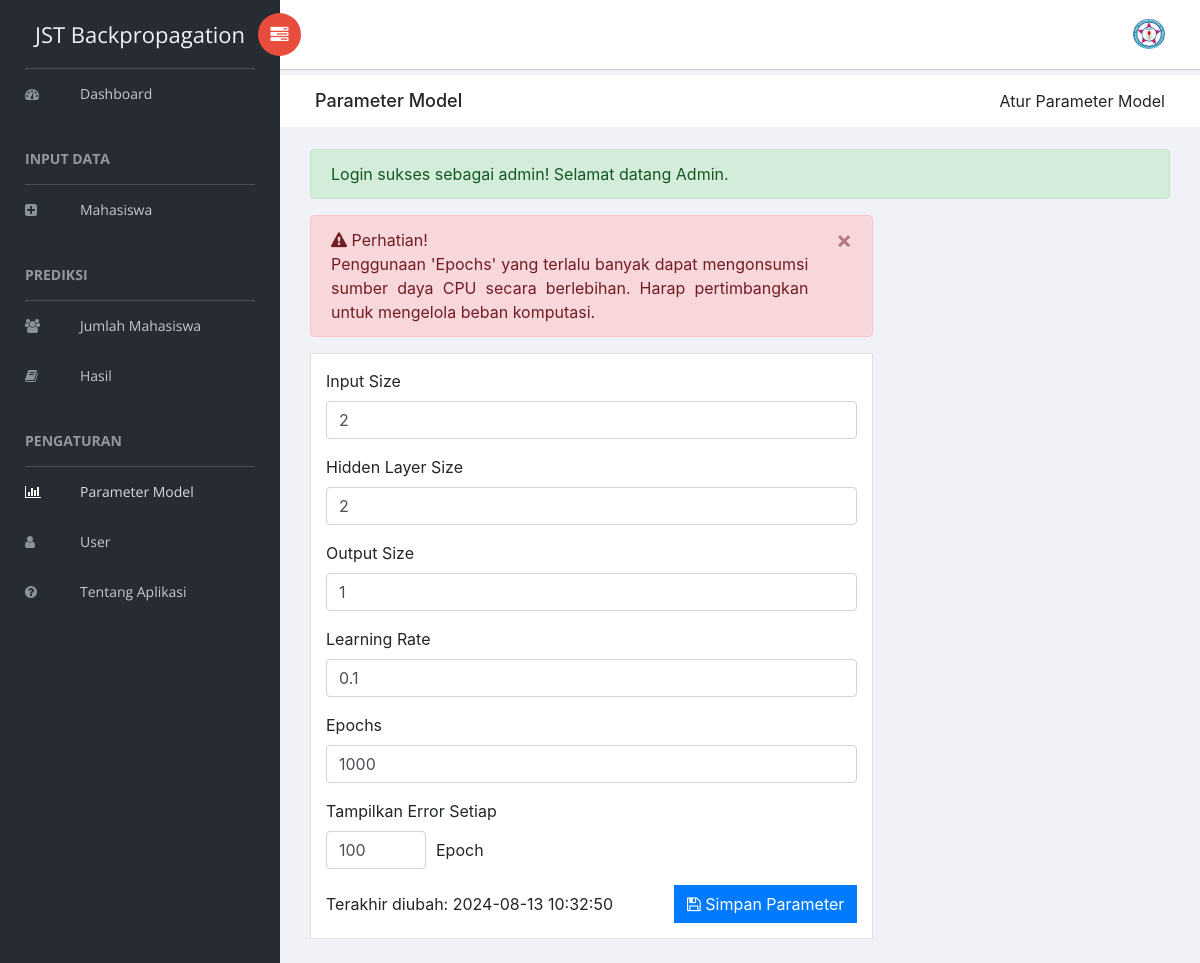
/parameterModel.php (signed in), run on the app's committed database.
### tables this page shows
CREATE TABLE `parameter_model` (
  `id` int(11) NOT NULL,
  `inputSize` int(11) DEFAULT NULL,
  `hiddenLayerSize` int(11) DEFAULT NULL,
  `outputSize` int(11) DEFAULT NULL,
  `learningRate` float DEFAULT NULL,
  `epochs` int(11) DEFAULT NULL,
  `iterasiError` int(11) DEFAULT NULL,
  `modified_at` timestamp NOT NULL DEFAULT current_timestamp() ON UPDATE current_timestamp()
);

### parameterModel.php (the view, shortened to what this page needs)
<?php
include 'dbKoneksi.php';
$sql = "SELECT * FROM parameter_model WHERE id = 1";
$result = $conn->query($sql);
if ($result->num_rows > 0) {
    $row = $result->fetch_assoc();
    $inputSize = $row['inputSize'];
    $hiddenLayerSize = $row['hiddenLayerSize'];
    $outputSize = $row['outputSize'];
    $learningRate = $row['learningRate'];
    $epochs = $row['epochs'];
    $iterasiError = $row['iterasiError'];
    $modified = $row['modified_at'];
}
?>
<!doctype html>
<html class="no-js" lang="en">
<head>
    <link rel="stylesheet" href="vendors/bootstrap/dist/css/bootstrap.min.css">
    <link rel="stylesheet" href="vendors/font-awesome/css/font-awesome.min.css">
    <link rel="stylesheet" href="vendors/themify-icons/css/themify-icons.css">
    <link rel="stylesheet" href="vendors/flag-icon-css/css/flag-icon.min.css">
    <link rel="stylesheet" href="vendors/selectFX/css/cs-skin-elastic.css">
    <link rel="stylesheet" href="assets/css/style.css">
</head>
<body>
    <?php include 'sidebar.php'; ?>
    <div id="right-panel" class="right-panel">
        <?php include 'header.php'; ?>
        <div class="breadcrumbs">
            <div class="col-sm-4">
                <div class="page-header float-left">
                    <div class="page-title">
                        <h1>Parameter Model</h1>
                    </div>
                </div>
            </div>
            <div class="col-sm-8">
                <div class="page-header float-right">
                    <div class="page-title">
                        <ol class="breadcrumb text-right">
                            <li class="active">Atur Parameter Model</li>
                        </ol>
                    </div>
                </div>
            </div>
        </div>
        <div class="content mt-3">
            <div class="col-lg-12">
                <?php if (isset($_SESSION['success'])) : ?>
                    <div class="alert alert-success" role="alert">
                        <?php
                        echo $_SESSION['success'];
                        ?>
                    </div>
                <?php endif; ?>
            </div>
            <div class="col-lg-8">
                <div class="sufee-alert alert with-close alert-danger alert-dismissible fade show" role="alert" style="text-align: justify;">
                    <i class="fa fa-exclamation-triangle"></i>
                    Perhatian!<br>Penggunaan 'Epochs' yang terlalu banyak dapat mengonsumsi sumber daya CPU secara berlebihan. Harap pertimbangkan untuk mengelola beban komputasi.
                    <button type="button" class="close" data-dismiss="alert" aria-label="Close">
                        <span aria-hidden="true">×</span>
                    </button>
                </div>
            </div>
            <div class="col-lg-8">
                <div class="card">
                    <div class="card-body card-block">
                        <form action="simpanParameterModel.php" method="post" class="form-container">
                            <div class="form-group">
                                <label for="inputSize">Input Size</label>
                                <input type="number" class="form-control" id="inputSize" name="inputSize" value="<?php echo isset($inputSize) ? $inputSize : ''; ?>" required>
                            </div>
                            <div class="form-group">
                                <label for="hiddenLayerSize">Hidden Layer Size</label>
                                <input type="number" class="form-control" id="hiddenLayerSize" name="hiddenLayerSize" value="<?php echo isset($hiddenLayerSize) ? $hiddenLayerSize : ''; ?>" required>
                            </div>
                            <div class="form-group">
                                <label for="outputSize">Output Size</label>
                                <input type="number" class="form-control" id="outputSize" name="outputSize" value="<?php echo isset($outputSize) ? $outputSize : ''; ?>" required>
                            </div>
                            <div class="form-group">
                                <label for="learningRate">Learning Rate</label>
                                <input type="number" step="0.001" class="form-control" id="learningRate" name="learningRate" value="<?php echo isset($learningRate) ? $learningRate : ''; ?>" required>
                            </div>
                            <div class="form-group">
                                <label for="epochs">Epochs</label>
                                <input type="number" class="form-control" id="epochs" name="epochs" value="<?php echo isset($epochs) ? $epochs : ''; ?>" required>
                            </div>
                            <div class="form-group">
                                <label for="iterasiError">Tampilkan Error Setiap</label>
                                <div class="form-display-error">
                                    <input type="number" class="form-control custom-width" id="iterasiError" name="iterasiError" value="<?php echo isset($iterasiError) ? $iterasiError : ''; ?>" required>
                                    <span>Epoch</span>
                                </div>
                            </div>
                            <div class="form-footer">
                                <span>Terakhir diubah: <?php echo isset($modified) ? $modified : '-'; ?></span>
                                <button type="submit" class="btn btn-primary"><i class="fa fa-save"></i> Simpan Parameter</button>
                            </div>
                        </form>
                    </div>
                </div>
            </div>
        </div>
    </div>
</body>
</html>

### parameterModel.php (style rules this page uses)
.form-container { display: flex; flex-direction: column; gap: 1rem; }
.form-group { margin-bottom: 0; }
.form-display-error { display: flex; align-items: center; }
.form-display-error .form-control.custom-width { width: 100px; margin-right: 10px; }
.form-footer { display: flex; justify-content: space-between; align-items: center; }

### data on the page
parameter_model: inputSize "2", hiddenLayerSize "2", outputSize "1", learningRate "0.1", epochs "1000", iterasiError "100", modified_at "2024-08-13 10:32:50"

### other printed values
$_SESSION['success'] "Login sukses sebagai admin! Selamat datang Admin."
